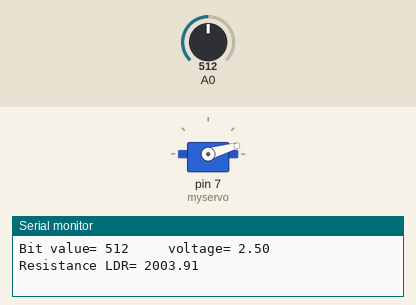
Recording of a sketch running on a simulated Arduino Uno, built with avr-gcc and run on an emulated ATmega328P. Parts: servo, the last lines printed to the serial monitor. Inputs (shaded band) come from the test bench; at power-on: A0 = 512.

Above: at 1.2 s.
1.3 s: A0 set to 716
At 2.5 s:
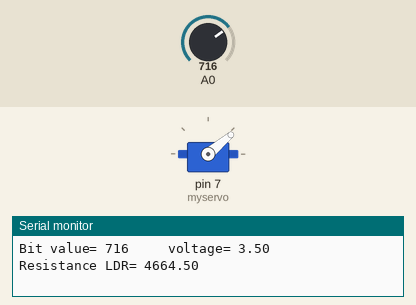
2.8 s: A0 set to 900
At 3.2 s:
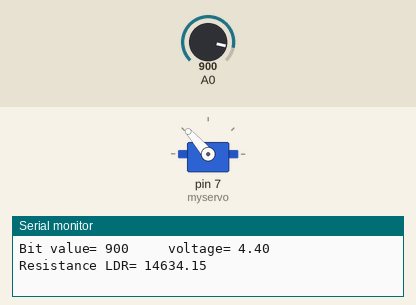
4.4 s: A0 set to 1023
At 5.7 s:
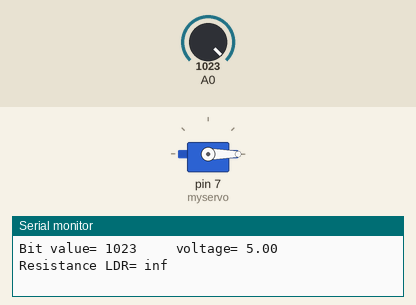
Timing chart, 0 to 7.4 s (numbered marks = the images above; inputs shaded):
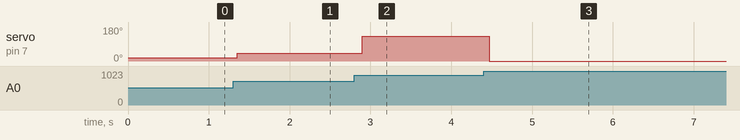

Measured:
- after the input at 1.3 s, servo on pin 7 (myservo): 16° → 40° after 0.05 s
- after the input at 2.8 s, servo on pin 7 (myservo): 40° → 131° after 0.10 s
- after the input at 4.4 s, servo on pin 7 (myservo): 131° → 0° after 0.07 s

The sketch:

Servo_motor_+_LDR_Kevin_Sarmiento_Tapia_2291323.ino
```cpp
/*
 Servo motor + LDR

 The program's goal is to measure the resistance of the LDR and based on that move the position of the servomotor.

 The theme is the use of maths to measure the value of the LDR.
*/
#include <Servo.h> // Includes the library Servo motor to program the servo motor.

Servo myservo; // Creates servo object to control a servo.

float voltage_Resistor1;// Stores the value of the voltage of resistor 1 2k.
float voltage_LDR;// Stores the value of the voltage LDR.
float resistance_LDR;// Stores the value of the resitance of LDR.
float current;// Stores the value of the current.
float a=5;// Float variable named "a" with a value of 5.
float b=1023;// Float variable named "b" with a value of 1023.

void setup() {// This program will run once.
Serial.begin(9600); // Starts the serial monitor
myservo.attach(7); // Sets the pin of the servo motor.
}
void loop() {// This program will run forever.
int sensorValue = analogRead(A0);// Int variable named "sensorValue" equals the value of analogRead(A0).
voltage_LDR = sensorValue*a/b;// Calculates the voltage.
voltage_Resistor1 = 5-voltage_LDR;// Calculates the voltage of the Resistor 2K.
current = voltage_Resistor1/2000;// Calculates the current.
resistance_LDR= voltage_LDR/current;// Calculates the resistance of the LDR.

 // Prints bit value.
Serial.print("Bit value= ");
Serial.print(sensorValue);
Serial.print("     ");
// Prints voltage value.
Serial.print("voltage= ");
Serial.print(voltage_LDR);
Serial.print("     ");
// Prints resistance value of LDR.
Serial.print("Resistance LDR= ");
Serial.println(resistance_LDR);

int position = map(resistance_LDR, 200, 20000, 0, 180); //  Converts the values of "Resistance" from 200Ω-20000Ω to 0-180 degrees to change the position of the servo based on the resistance of LDR.
myservo.write(position); // Sets the postion of the servo based on the position.
delay(15); // waits for the servo to get to its position
}
```
